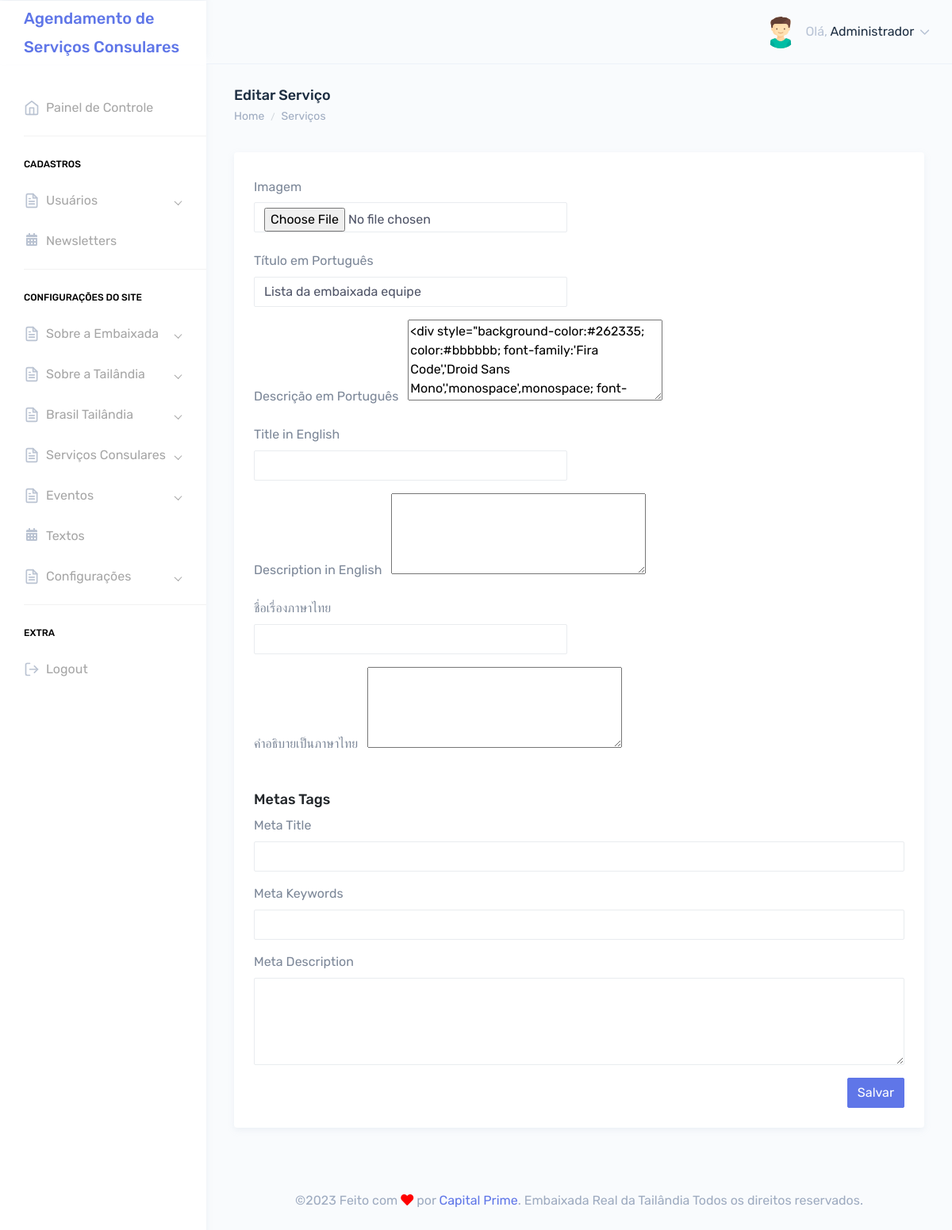
The app's page /painel/editar-sobre.php?id=3 (signed in), older data.
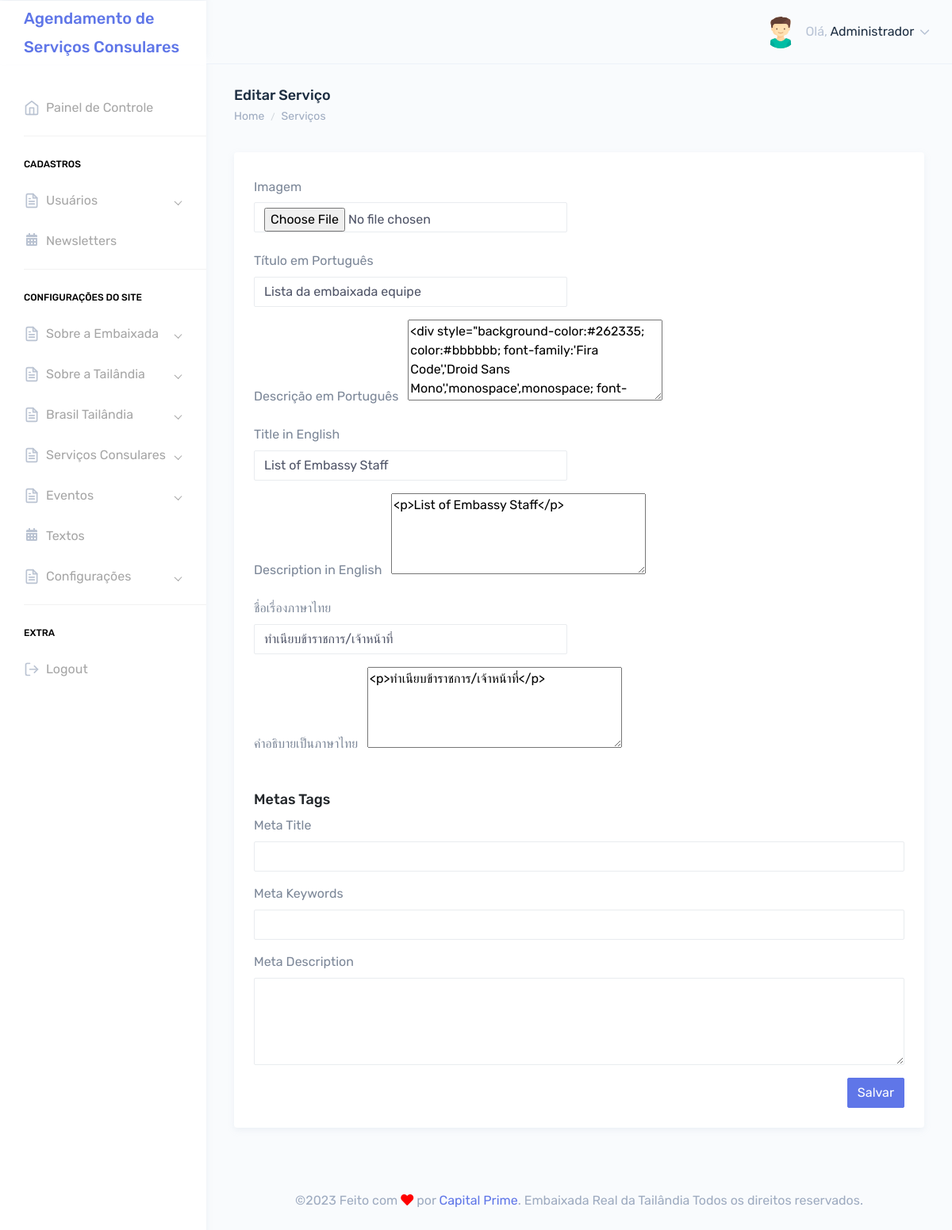
The same page, newer data.
### tables this page shows
CREATE TABLE `tbl_sobre` (
  `id` int(11) NOT NULL,
  `titulo` varchar(250) DEFAULT NULL,
  `titulo_en` varchar(255) DEFAULT NULL,
  `titulo_th` varchar(255) DEFAULT NULL,
  `descricao` text DEFAULT NULL,
  `descricao_en` text DEFAULT NULL,
  `descricao_th` text DEFAULT NULL,
  `id_cat` int(11) DEFAULT NULL,
  `meta_title` text DEFAULT NULL,
  `meta_keywords` text DEFAULT NULL,
  `meta_description` text DEFAULT NULL,
  `foto` varchar(250) DEFAULT NULL,
  `url_amigavel` varchar(255) DEFAULT NULL
);

### Connection/con-pdo.php (called while the page is built, shortened)
<?php
$conInstanciada = '';
if(empty($conInstanciada)) {
	class Conexao {
		private static $pdo;
		public static function getInstance() {
		if (!isset(self::$pdo)) {
		 try {
		  $opcoes = array(PDO::MYSQL_ATTR_INIT_COMMAND => 'SET NAMES utf8', PDO::ATTR_PERSISTENT => TRUE);
		  self::$pdo = new PDO("mysql:host=" . HOST . "; dbname=" . DBNAME . "; charset=" . CHARSET . ";", USER, PASSWORD, $opcoes);
		  self::$pdo->setAttribute(PDO::ATTR_ERRMODE, PDO::ERRMODE_EXCEPTION);
		 } catch (PDOException $e) {
		  print "Erro: " . $e->getMessage();
		 }
		}
		return self::$pdo;
		}
	}
}

### Class/sobre.class.php (called while the page is built, shortened)
<?php
$SobreInstanciada = '';
if(empty($SobreInstanciada)) {
	if(file_exists('Connection/conexao.php')) {
		require_once('Connection/con-pdo.php');
		require_once('funcoes.php');
	} else {
		require_once('../Connection/con-pdo.php');
	}
	class Sobre {
		private $pdo = null;
		private static $Sobre = null;
		private function __construct($conexao){
			$this->pdo = $conexao;
		}
		public static function getInstance($conexao){
			if (!isset(self::$Sobre)):
				self::$Sobre = new Sobre($conexao);
			endif;
			return self::$Sobre;
		}
		function rsDados($id='', $orderBy='', $limite='', $idCat='', $idDiferente='', $url_amigavel='') {
			$nCampos = 0;
			$sql = '';
			$sqlOrdem = '';
			$sqlLimite = '';
			if(!empty($id)) {
				$sql .= " and id = ?";
				$nCampos++;
				$campo[$nCampos] = $id;
			}
			try{
				$sql = "SELECT * FROM tbl_sobre where 1=1 $sql $sqlOrdem $sqlLimite";
				$stm = $this->pdo->prepare($sql);
				for($i=1; $i<=$nCampos; $i++) {
					$stm->bindValue($i, $campo[$i]);
				}
				$stm->execute();
				$rsDados = $stm->fetchAll(PDO::FETCH_OBJ);
				if($id <> '' or $limite == 1) {
					return($rsDados[0]);
				} else {
					return($rsDados);
				}
			} catch(PDOException $erro){
				echo $erro->getMessage();
			}
		}
	}
}

### painel/verifica.php (called while the page is built, shortened)
<?php
include "../Class/acesso.class.php";
include "../Class/sobre.class.php";
$sobre = Sobre::getInstance(Conexao::getInstance());
?>

### Class/acesso.class.php (called while the page is built, shortened)
<?php
$AcessoInstanciada = '';
if(empty($AcessoInstanciada)) {
	if(file_exists('Connection/conexao.php')) {
		require_once('Connection/con-pdo.php');
		require_once('funcoes.php');
	} else {
		require_once('../Connection/con-pdo.php');
	}
	class Acesso {
		private $pdo = null;
		private function __construct($conexao){
			$this->pdo = $conexao;
		}
		function rsDados($id='', $idCargo='', $orderBy='', $limite='') {
			$sqlLimite = '';
			$sqlOrdem = '';
			$sql = '';
			$nCampos = 0;
			if(!empty($id)) {
				$sql .= " and id = ?";
				$nCampos++;
				$campo[$nCampos] = $id;
			}
			try{
				$sql = "SELECT * FROM tbl_usuarios where 1=1 $sql $sqlOrdem $sqlLimite";
				$stm = $this->pdo->prepare($sql);
				for($i=1; $i<=$nCampos; $i++) {
					$stm->bindValue($i, $campo[$i]);
				}
				$stm->execute();
				$rsDados = $stm->fetchAll(PDO::FETCH_OBJ);
				if($id <> '' or $limite == 1) {
					return($rsDados[0]);
				} else {
					return($rsDados);
				}
			} catch(PDOException $erro){
				echo $erro->getMessage();
			}
		}
	}
}

### painel/editar-sobre.php (the view, shortened to what the changed rows need)
<?php include "verifica.php";
$id = '';
if(isset($_GET['id'])){
    if(empty($_GET['id'])){
        header('Location: sobre.php');
    }else{
        $id = $_GET['id'];
    }
}
$sobre->editar();
$editaSobre = $sobre->rsDados($id);
?>
<!DOCTYPE html>
<html dir="ltr" lang="pt-br">
<head>
    <link href="dist/css/style.css" rel="stylesheet">
</head>
<body>
    <div id="main-wrapper" data-theme="light" data-layout="vertical" data-navbarbg="skin6" data-sidebartype="full" data-sidebar-position="fixed" data-header-position="fixed" data-boxed-layout="full">
        <div class="page-wrapper">
            <div class="container-fluid">
                <div class="row">
                    <div class="col-12">
                        <div class="card">
                            <div class="card-body">
                                <form method="POST" enctype="multipart/form-data">
                                    <div class="form-body">
                                        <div class="row">
                                            <div class="col-md-6">
                                                <div class="form-group">
                                                <label class="mr-sm-2" for="">Título em Português</label>
                                                    <input type="text" class="form-control" name="titulo" value="<?php if(isset($editaSobre->titulo) && !empty($editaSobre->titulo)){ echo $editaSobre->titulo;}?>" >
                                                </div>
                                            </div>
                                        </div>
                                        <div class="row">
                                            <div class="col-md-12">
                                                <div class="form-group">
                                                    <label class="mr-sm-2" for="">Descrição em Português</label>
                                                   <textarea name="descricao" class="ckeditor" id="ckeditor" cols="30" rows="4"><?php if(isset($editaSobre->descricao) && !empty($editaSobre->descricao)){ echo $editaSobre->descricao;}?></textarea>
                                                </div>
                                            </div>
                                        </div>
                                        <div class="row">
                                            <div class="col-md-6">
                                                <div class="form-group">
                                                <label class="mr-sm-2" for="">Title in English</label>
                                                    <input type="text" class="form-control" name="titulo_en" value="<?php if(isset($editaSobre->titulo_en) && !empty($editaSobre->titulo_en)){ echo $editaSobre->titulo_en;}?>" >
                                                </div>
                                            </div>
                                        </div>
                                        <div class="row">
                                            <div class="col-md-12">
                                                <div class="form-group">
                                                    <label class="mr-sm-2" for="">Description in English</label>
                                                   <textarea name="descricao_en" class="ckeditor" id="ckeditor" cols="30" rows="4"><?php if(isset($editaSobre->descricao_en) && !empty($editaSobre->descricao_en)){ echo $editaSobre->descricao_en;}?></textarea>
                                                </div>
                                            </div>
                                        </div>
                                        <div class="row">
                                            <div class="col-md-6">
                                                <div class="form-group">
                                                <label class="mr-sm-2" for="">ชื่อเรื่องภาษาไทย</label>
                                                    <input type="text" class="form-control" name="titulo_th" value="<?php if(isset($editaSobre->titulo_th) && !empty($editaSobre->titulo_th)){ echo $editaSobre->titulo_th;}?>" >
                                                </div>
                                            </div>
                                        </div>
                                        <div class="row">
                                            <div class="col-md-12">
                                                <div class="form-group">
                                                    <label class="mr-sm-2" for="">คำอธิบายเป็นภาษาไทย</label>
                                                   <textarea name="descricao_th" class="ckeditor" id="ckeditor" cols="30" rows="4"><?php if(isset($editaSobre->descricao_th) && !empty($editaSobre->descricao_th)){ echo $editaSobre->descricao_th;}?></textarea>
                                                </div>
                                            </div>
                                        </div>
                                        <br>
                                    </div>
                                </form>
                            </div>
                        </div>
                    </div>
                </div>
            </div>
        </div>
    </div>
</body>
</html>

Row changes from the older to the newer data that the page shows:
changed tbl_sobre "Lista da embaixada equipe": titulo_en (not shown) → "List of Embassy Staff"; descricao_en (not shown) → "<p>List of Embassy Staff</p>"; titulo_th (not shown) → "ทำเนียบข้าราชการ/เจ้าหน้าที่"; descricao_th (not shown) → "<p>ทำเนียบข้าราชการ/เจ้าหน้าที่</p>"
